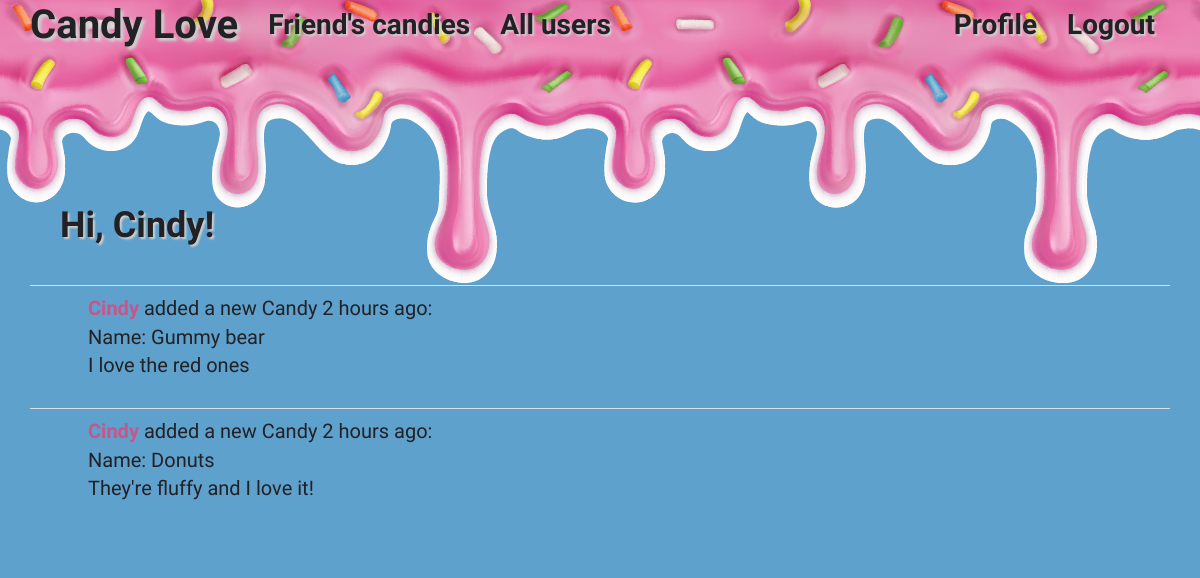
Before: /index (signed in) with the older database file.
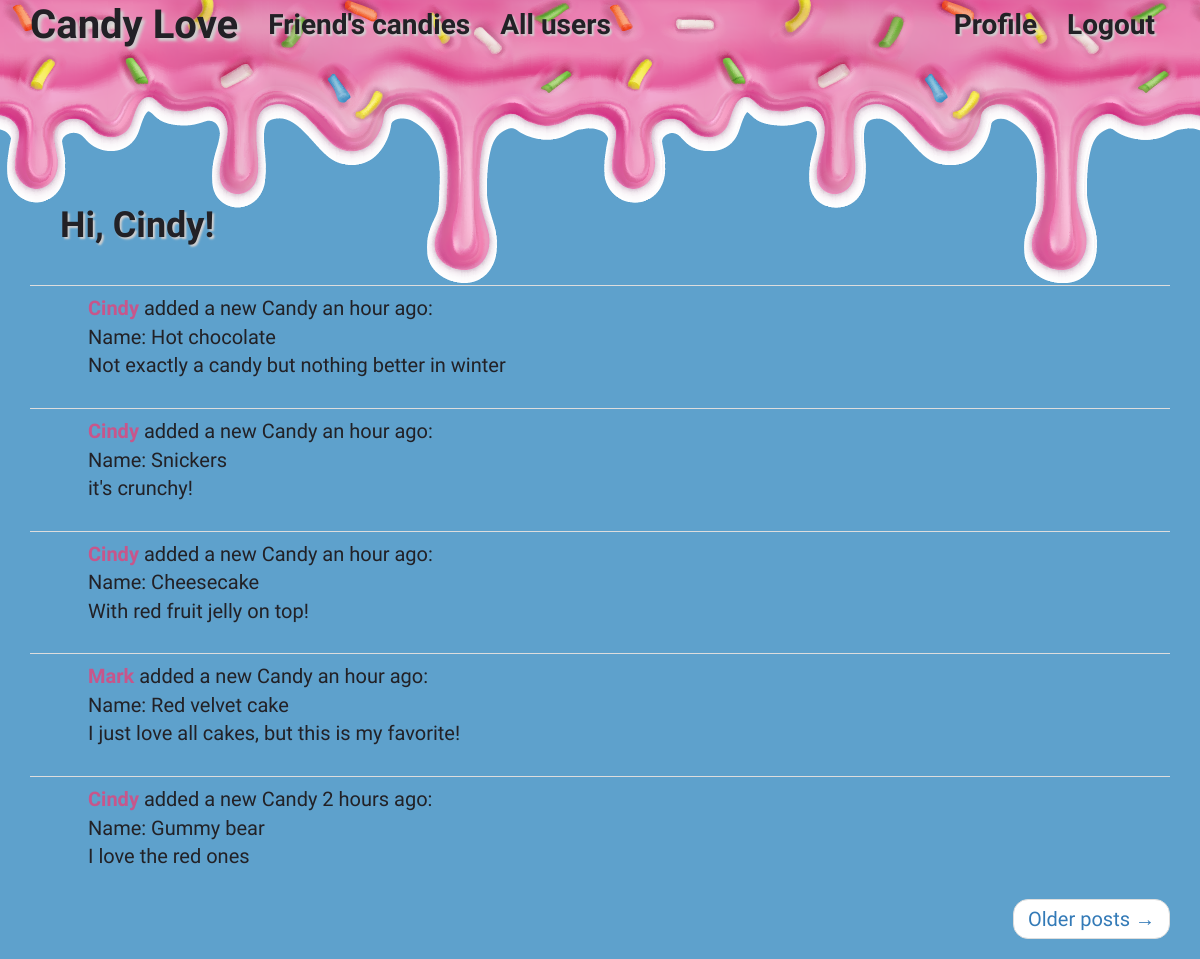
After: the same page with the newer database file.
### app/models.py (models this page shows, shortened)
class User(UserMixin, db.Model):
    id = db.Column(db.Integer, primary_key=True)
    username = db.Column(db.String(64), index=True, unique=True)
    email = db.Column(db.String(120), index=True, unique=True)
    password_hash = db.Column(db.String(128))
    posts = db.relationship('Post', backref='author', lazy='dynamic')
    about_me = db.Column(db.String(140))
    last_seen = db.Column(db.DateTime, default=datetime.utcnow)
    followed = db.relationship(
        'User', secondary=followers,
        primaryjoin=(followers.c.follower_id == id),
        secondaryjoin=(followers.c.followed_id == id),
        backref=db.backref('followers', lazy='dynamic'), lazy='dynamic')
    def followed_posts(self):
        followed = Post.query.join(
            followers, (followers.c.followed_id == Post.user_id)).filter(
                followers.c.follower_id == self.id)
        own = Post.query.filter_by(user_id=self.id)
        return followed.union(own).order_by(Post.timestamp.desc())

class Post(db.Model):
    id = db.Column(db.Integer, primary_key=True)
    name = db.Column(db.String(64))
    body = db.Column(db.String(140))
    timestamp = db.Column(db.DateTime, index=True, default=datetime.utcnow)
    user_id = db.Column(db.Integer, db.ForeignKey('user.id'))
    language = db.Column(db.String(5))

### app/main/routes.py (the view)
@bp.route('/', methods=['GET', 'POST'])
@bp.route('/index', methods=['GET', 'POST'])
@login_required
def index():
    page = request.args.get('page', 1, type=int)
    posts = current_user.followed_posts().paginate(
        page, current_app.config['POSTS_PER_PAGE'], False)
    next_url = url_for('main.index', page=posts.next_num) \
        if posts.has_next else None
    prev_url = url_for('main.index', page=posts.prev_num) \
        if posts.has_prev else None
    return render_template('index.html', title=_('Home'),
                           posts=posts.items, next_url=next_url,
                           prev_url=prev_url)

### app/main/routes.py (called while the page is built)
@bp.before_app_request
def before_request():
    if current_user.is_authenticated:
        current_user.last_seen = datetime.utcnow()
        db.session.commit()
    g.locale = str(get_locale())

### app/models.py (called while the page is built)
@login.user_loader
def load_user(id):
    return User.query.get(int(id))

### app/templates/index.html (shortened to what this page needs)
{% extends "base.html" %}
{% import 'bootstrap/wtf.html' as wtf %}
{% block app_content %}
    <div class="intro1">
        <br>
        <br>
        <br>
        <h1 class="salutation">{{ _('Hi, %(username)s!', username=current_user.username) }}</h1>
        {% for post in posts %}
            {% include '_post.html' %}
        {% endfor %}
        <nav aria-label="...">
            <ul class="pager">
                {% if next_url %}
                <li class="next{% if not next_url %} disabled{% endif %}">
                    <a href="{{ next_url or '#' }}">
                        {{ _('Older posts') }} <span aria-hidden="true">&rarr;</span>
                    </a>
                </li>
                {% endif %}
            </ul>
        </nav>
    </div>
{% endblock %}

### app/templates/base.html (shortened to what this page needs)
{% extends 'bootstrap/base.html' %}
{% block styles %}
{{super()}}
<link rel="stylesheet" href="{{ url_for('static',filename='styles/style.css') }}">
{% endblock %}
{% block navbar %}
<body>
    <div class="main-body">
    <nav class="navbar transparent">
        <div class="container">
            <div class="navbar-header">
                <a class="navbar-brand" href="{{ url_for('main.home') }}">Candy Love</a>
            </div>
            <div class="collapse navbar-collapse" id="bs-example-navbar-collapse-1">
                <ul class="nav navbar-nav">
                    <li><a class="nav-home" href="{{ url_for('main.index') }}">{{ _("Friend's candies") }}</a></li>
                    <li><a class="nav-home" href="{{ url_for('main.explore') }}">{{ _('All users') }}</a></li>
                </ul>
                <ul class="nav navbar-nav navbar-right">
                    {% if current_user.is_anonymous %}
                    <li><a class="nav-home" href="{{ url_for('auth.login') }}">{{ _('Login') }}</a></li>
                    {% else %}
                    <li><a class="nav-home" href="{{ url_for('main.user', username=current_user.username) }}">{{ _('Profile') }}</a></li>
                    <li><a class="nav-home" href="{{ url_for('auth.logout') }}">{{ _('Logout') }}</a></li>
                    {% endif %}
                </ul>
            </div>
        </div>
    </nav>
{% endblock %}
{% block content %}
    <div class="container">
        {% block app_content %}{% endblock %}
    </div>
{% endblock %}
{% block scripts %}
</div>
</body>
{% endblock %}

### app/templates/_post.html (shortened to what this page needs)
<table class="table">
    <tr>
        <td width="50px">
        </td>
        <td>
            {{ _('%(username)s added a new Candy %(when)s',
                username=user_link, when=moment(post.timestamp).fromNow()) }}:
            <br>
            Name: <span id="post{{ post.id }}"></span>{{ post.name }}</span>
            <br>
            <span id="post{{ post.id }}"></span>{{ post.body }}</span>
        </td>
    </tr>
</table>

### app/static/styles/style.css (style rules this page uses)
* { margin: 0; padding: 0; -webkit-box-sizing: border-box; box-sizing: border-box; }
body { font-family: 'Comic Neue', cursive; font-size: 2rem; background-color: #5ea1cc; color: #222126; height: 100%; }
.main-body { background-color: #5ea1cc; background-image: url("../imgs/candymel.png"), url("../imgs/candymel.png"), url("../imgs/candymel.png"); background-size: auto; background-repeat: no-repeat, no-repeat, no-repeat; background-position: 0 top, 600px top, 1200px top; color: #222126; }
.navbar { background-image: url("../imgs/candymel.png"); background-size: auto; background-color: #5ea1cc; border: none; font-weight: 700; font-size: 2.8rem; }
.navbar-brand { color: #222126; font-size: 4rem; text-shadow: 3px 3px 3px #cfcfcf; }
.nav-home { color: #222126; text-shadow: 2px 2px 2px #cfcfcf; }
.table { color: #222126; }
.table a { color: #c7568b; }
.salutation { font-weight: bold; padding: 3rem; text-shadow: 2px 2px 2px #cfcfcf; }
.name-in-post { font-weight: bold; }

Changed rows visible on the page:
no longer on this page (row unchanged): Post: name "Donuts", body "They're fluffy and I love it!"
added Post: name "Hot chocolate", body "Not exactly a candy but nothing better in winter"
added Post: name "Snickers", body "it's crunchy!"
added Post: name "Cheesecake", body "With red fruit jelly on top!"
added Post: name "Red velvet cake", body "I just love all cakes, but this is my favorite!"
Other visible differences:
text now shown: "Older posts →"
